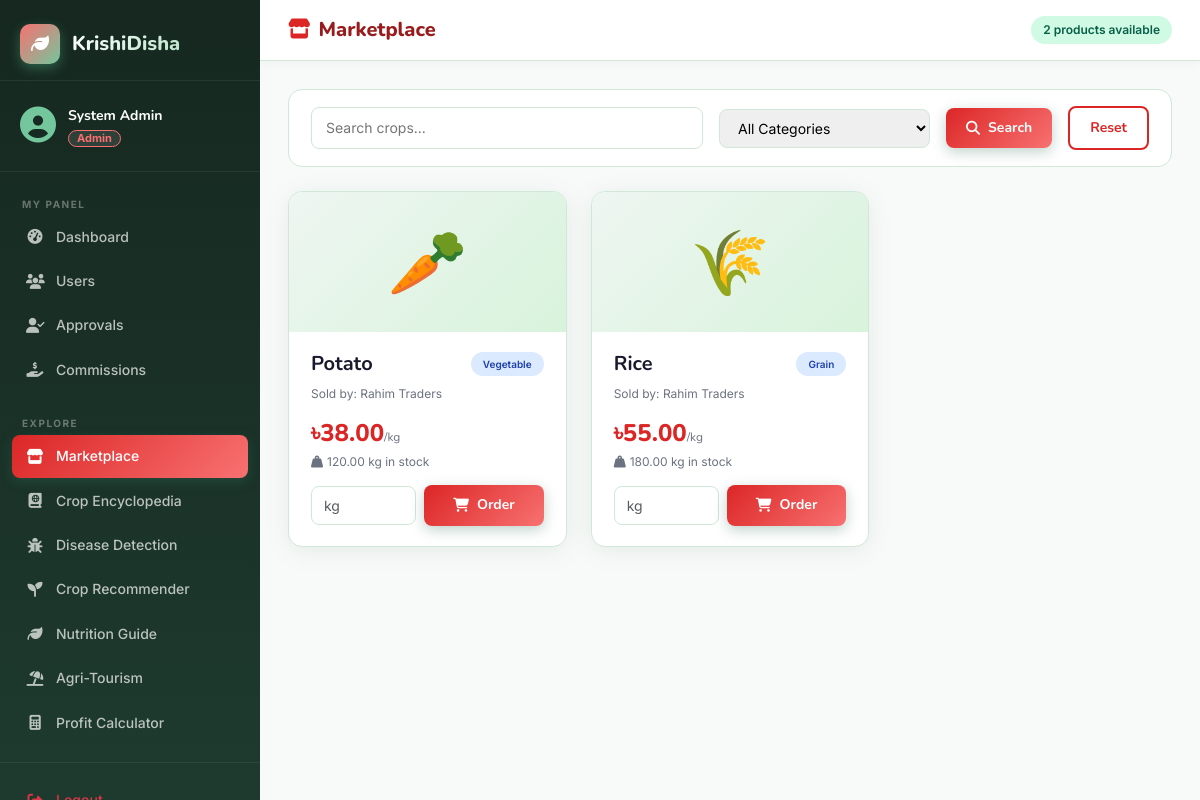
/user/marketplace.php (signed in), run on the app's committed database.
### tables this page shows
CREATE TABLE DEALER_INVENTORY (
    id INT AUTO_INCREMENT PRIMARY KEY,
    dealer_id INT NOT NULL,
    product_id INT NOT NULL,
    quantity_purchased DECIMAL(10,2),
    purchase_price DECIMAL(10,2),
    markup_price DECIMAL(10,2),
    stock_remaining DECIMAL(10,2),
    created_at TIMESTAMP DEFAULT CURRENT_TIMESTAMP,
    FOREIGN KEY (dealer_id) REFERENCES DEALER(id) ON DELETE CASCADE,
    FOREIGN KEY (product_id) REFERENCES PRODUCT(id)
);

CREATE TABLE CROP (
    id INT AUTO_INCREMENT PRIMARY KEY,
    name VARCHAR(150) NOT NULL,
    scientific_name VARCHAR(200),
    local_name VARCHAR(150),
    origin VARCHAR(200),
    history TEXT,
    image VARCHAR(255) DEFAULT 'assets/images/crops/default.jpg',
    trade_status ENUM('local','export','both') DEFAULT 'local',
    season ENUM('summer','winter','rainy','all') DEFAULT 'all',
    category VARCHAR(100),
    created_at TIMESTAMP DEFAULT CURRENT_TIMESTAMP
);

CREATE TABLE USER (
    id INT AUTO_INCREMENT PRIMARY KEY,
    name VARCHAR(100) NOT NULL,
    email VARCHAR(150) NOT NULL UNIQUE,
    password_hash VARCHAR(255) NOT NULL,
    phone VARCHAR(20),
    role ENUM('admin','farmer','dealer','tourist','cook','expert','guide','general') NOT NULL,
    status ENUM('pending','approved','suspended') NOT NULL DEFAULT 'pending',
    profile_image VARCHAR(255) DEFAULT 'assets/images/default_avatar.png',
    created_at TIMESTAMP DEFAULT CURRENT_TIMESTAMP
);

### user/marketplace.php (the view, shortened to what this page needs)
<?php
require_once __DIR__ . '/../config/db.php';
$search   = trim($_GET['q'] ?? '');
$where = ['di.stock_remaining > 0']; $params = [];
$stmt = $pdo->prepare("
    SELECT di.*, p.description, c.name as crop_name, c.category, c.season, u.name as dealer_name
    FROM DEALER_INVENTORY di
    JOIN PRODUCT p ON di.product_id=p.id
    JOIN CROP c ON p.crop_id=c.id
    JOIN DEALER d ON di.dealer_id=d.id
    JOIN USER u ON d.user_id=u.id
    WHERE " . implode(' AND ', $where) . "
    ORDER BY c.name ASC
");
$stmt->execute($params);
$items = $stmt->fetchAll();
?>
<?php include __DIR__ . '/../includes/header.php'; ?>
<div class="layout-wrapper">
<?php include __DIR__ . '/../includes/sidebar.php'; ?>
<div class="main-content">
    <div class="topbar">
        <div class="d-flex align-items-center gap-3">
            <div class="topbar-title"><i class="fa-solid fa-store me-2" style="color:var(--primary);"></i>Marketplace</div>
        </div>
        <div class="topbar-actions"><span class="badge-kd badge-success"><?= count($items) ?> products available</span></div>
    </div>
    <div class="page-body">
        <form class="filter-bar" method="GET">
            <input type="text" name="q" placeholder="Search crops..." value="<?= htmlspecialchars($search) ?>" style="flex:2;">
            <select name="category">
                <option value="">All Categories</option>
            </select>
            <button type="submit" class="btn-kd btn-kd-primary"><i class="fa-solid fa-search"></i> Search</button>
            <a href="marketplace.php" class="btn-kd btn-kd-outline">Reset</a>
        </form>
        <div class="row g-4">
            <?php foreach ($items as $item): ?>
            <div class="col-md-6 col-lg-4">
                <div class="card-kd">
                    <div style="height:140px;background:linear-gradient(135deg,var(--surface3),var(--accent3));display:flex;align-items:center;justify-content:center;font-size:64px;">
                        <?php $icons=['Grain'=>'🌾','Vegetable'=>'🥕','Fruit'=>'🍎','Fiber'=>'🪢','Oilseed'=>'🌻','Legume'=>'🫘','Cash Crop'=>'💰']; echo $icons[$item['category']]??'🌱'; ?>
                    </div>
                    <div class="card-body-kd">
                        <div style="display:flex;justify-content:space-between;align-items:flex-start;margin-bottom:8px;">
                            <h5 style="margin:0;"><?= htmlspecialchars($item['crop_name']) ?></h5>
                            <span class="badge-kd badge-info" style="font-size:10px;"><?= $item['category'] ?></span>
                        </div>
                        <div style="font-size:12px;color:var(--text-muted);margin-bottom:10px;">Sold by: <?= htmlspecialchars($item['dealer_name']) ?></div>
                        <div style="display:flex;justify-content:space-between;align-items:center;margin-bottom:14px;">
                            <div>
                                <div style="font-size:24px;font-weight:800;color:var(--primary);font-family:'Nunito',sans-serif;">৳<?= $item['markup_price'] ?><span style="font-size:12px;font-weight:400;color:var(--text-muted);">/kg</span></div>
                                <div style="font-size:12px;color:var(--text-muted);"><i class="fa-solid fa-weight-hanging me-1"></i><?= $item['stock_remaining'] ?> kg in stock</div>
                            </div>
                        </div>
                        <form method="POST">
                            <div style="display:flex;gap:8px;align-items:center;">
                                <input type="number" name="quantity_kg" step="0.5" min="0.5" max="<?= $item['stock_remaining'] ?>" placeholder="kg" class="form-control" style="flex:1;padding:8px 12px;border:1.5px solid var(--border);border-radius:var(--radius-sm);font-size:14px;outline:none;" required>
                                <button type="submit" name="order_inventory" class="btn-kd btn-kd-primary" style="flex:1;justify-content:center;" data-confirm="Place this order?">
                                    <i class="fa-solid fa-cart-shopping"></i> Order
                                </button>
                            </div>
                        </form>
                    </div>
                </div>
            </div>
            <?php endforeach; ?>
        </div>
    </div>
</div>
</div>
<?php include __DIR__ . '/../includes/footer.php'; ?>

### assets/css/style.css (style rules this page uses)
:root { --primary: #2d6a4f; --primary-light: #52b788; --primary-dark: #1b4332; --accent: #74c69d; --accent2: #b7e4c7; --accent3: #d8f3dc; --gold: #f4a261; --gold-light: #ffd166; --danger: #e63946; --warning: #f4a261; --info: #4895ef; --dark: #0d1b14; --dark2: #162820; --dark3: #1e3a2f; --surface: #ffffff; --surface2: #f8faf9; --surface3: #eef6f1; --text: #1a1a2e; --text-muted: #6b7280; --border: #d1e7d8; --sidebar-w: 260px; --radius: 14px; --radius-sm: 8px; --shadow: 0 4px 24px rgba(45,106,79,0.10); --shadow-lg: 0 8px 40px rgba(45,106,79,0.18); --transition: 0.25s cubic-bezier(0.4,0,0.2,1); }
*, *::before, *::after { box-sizing: border-box; margin: 0; padding: 0; }
html { scroll-behavior: smooth; }
body { font-family: 'Inter', sans-serif; font-size: 15px; color: var(--text); background: var(--surface2); line-height: 1.6; }
h1,h2,h3,h4,h5,h6 { font-family: 'Nunito', sans-serif; font-weight: 700; }
a { text-decoration: none; color: inherit; }
.layout-wrapper { display: flex; min-height: 100vh; }
.main-content { margin-left: var(--sidebar-w); flex: 1; display: flex; flex-direction: column; min-height: 100vh; }
.topbar { background: var(--surface); border-bottom: 1px solid var(--border); padding: 14px 28px; display: flex; align-items: center; justify-content: space-between; position: sticky; top: 0; z-index: 100; box-shadow: 0 2px 12px rgba(0,0,0,0.04); }
.topbar-title { font-family: 'Nunito', sans-serif; font-size: 20px; font-weight: 800; color: var(--primary-dark); }
.topbar-title i { color: var(--primary) !important; }
.topbar-actions { display: flex; align-items: center; gap: 12px; }
.page-body { padding: 28px; flex: 1; }
.card-kd { background: var(--surface); border: 1px solid var(--border); border-radius: var(--radius); box-shadow: var(--shadow); transition: transform var(--transition), box-shadow var(--transition); overflow: hidden; }
.card-kd .card-body-kd { padding: 20px 22px; }
.btn-kd { display: inline-flex; align-items: center; gap: 8px; padding: 9px 20px; border-radius: var(--radius-sm); font-family: 'Nunito', sans-serif; font-weight: 700; font-size: 14px; border: none; cursor: pointer; transition: all var(--transition); text-decoration: none; }
.btn-kd-primary { background: linear-gradient(135deg, var(--primary), var(--primary-light)); color: #fff; box-shadow: 0 4px 14px rgba(45,106,79,0.3); }
.btn-kd-outline { background: transparent; border: 2px solid var(--primary); color: var(--primary); }
.badge-kd { display: inline-flex; align-items: center; gap: 5px; padding: 4px 12px; border-radius: 20px; font-size: 12px; font-weight: 600; }
.badge-success { background: #d1fae5; color: #065f46; }
.badge-info { background: #dbeafe; color: #1e40af; }
.filter-bar { background: var(--surface); border: 1px solid var(--border); border-radius: var(--radius); padding: 16px 22px; margin-bottom: 24px; display: flex; gap: 16px; align-items: center; flex-wrap: wrap; }
.filter-bar input, .filter-bar select { flex: 1; min-width: 160px; padding: 9px 14px; border: 1.5px solid var(--border); border-radius: var(--radius-sm); font-size: 14px; outline: none; transition: border-color var(--transition); }

### data on the page
dealer_inventory: crop.category "🥕", crop.name "Potato", crop.category "Vegetable", user.name "Rahim Traders", markup_price "38.00", stock_remaining "120.00"
dealer_inventory: crop.category "🌾", crop.name "Rice", crop.category "Grain", user.name "Rahim Traders", markup_price "55.00", stock_remaining "180.00"

### other printed values
$userName "System Admin"
$role "Admin"
$item['label'] "Dashboard"
$item['label'] "Users"
$item['label'] "Approvals"
$item['label'] "Commissions"
$item['label'] "Marketplace"
$item['label'] "Crop Encyclopedia"
$item['label'] "Disease Detection"
$item['label'] "Crop Recommender"
$item['label'] "Nutrition Guide"
$item['label'] "Agri-Tourism"
$item['label'] "Profit Calculator"
count($items) "2"
